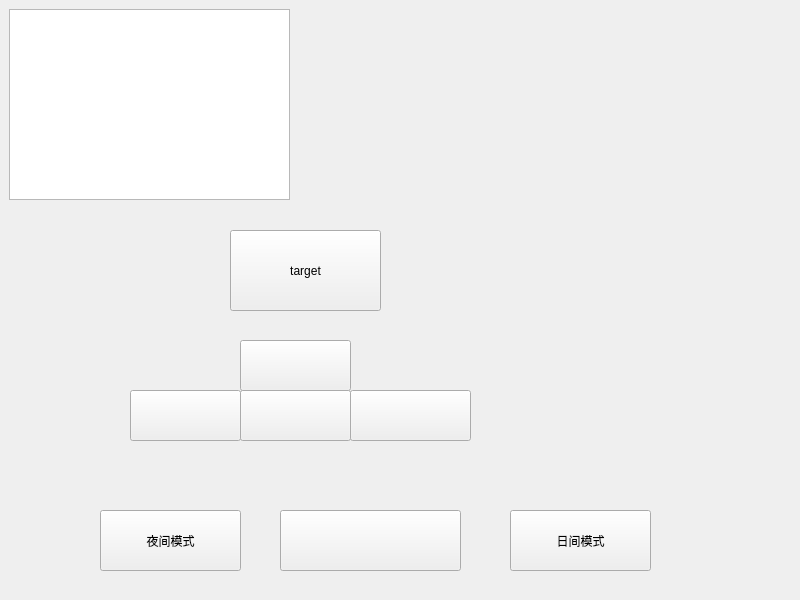
<?xml version="1.0" encoding="UTF-8"?>
<ui version="4.0">
 <class>Widget</class>
 <widget class="QWidget" name="Widget">
  <property name="geometry">
   <rect>
    <x>0</x>
    <y>0</y>
    <width>800</width>
    <height>600</height>
   </rect>
  </property>
  <property name="windowTitle">
   <string>Widget</string>
  </property>
  <widget class="QTextEdit" name="textEdit">
   <property name="geometry">
    <rect>
     <x>9</x>
     <y>9</y>
     <width>281</width>
     <height>191</height>
    </rect>
   </property>
  </widget>
  <widget class="QPushButton" name="pushButton_dark">
   <property name="geometry">
    <rect>
     <x>100</x>
     <y>510</y>
     <width>141</width>
     <height>61</height>
    </rect>
   </property>
   <property name="text">
    <string>夜间模式</string>
   </property>
  </widget>
  <widget class="QPushButton" name="pushButton_light">
   <property name="geometry">
    <rect>
     <x>510</x>
     <y>510</y>
     <width>141</width>
     <height>61</height>
    </rect>
   </property>
   <property name="text">
    <string>日间模式</string>
   </property>
  </widget>
  <widget class="QPushButton" name="pushButton">
   <property name="geometry">
    <rect>
     <x>280</x>
     <y>510</y>
     <width>181</width>
     <height>61</height>
    </rect>
   </property>
   <property name="text">
    <string/>
   </property>
  </widget>
  <widget class="QPushButton" name="pushButton_target">
   <property name="geometry">
    <rect>
     <x>230</x>
     <y>230</y>
     <width>151</width>
     <height>81</height>
    </rect>
   </property>
   <property name="text">
    <string>target</string>
   </property>
  </widget>
  <widget class="QPushButton" name="pushButton_up">
   <property name="geometry">
    <rect>
     <x>240</x>
     <y>340</y>
     <width>111</width>
     <height>51</height>
    </rect>
   </property>
   <property name="text">
    <string/>
   </property>
  </widget>
  <widget class="QPushButton" name="pushButton_left">
   <property name="geometry">
    <rect>
     <x>130</x>
     <y>390</y>
     <width>111</width>
     <height>51</height>
    </rect>
   </property>
   <property name="text">
    <string/>
   </property>
  </widget>
  <widget class="QPushButton" name="pushButton_down">
   <property name="geometry">
    <rect>
     <x>240</x>
     <y>390</y>
     <width>111</width>
     <height>51</height>
    </rect>
   </property>
   <property name="text">
    <string/>
   </property>
  </widget>
  <widget class="QPushButton" name="pushButton_right">
   <property name="geometry">
    <rect>
     <x>350</x>
     <y>390</y>
     <width>121</width>
     <height>51</height>
    </rect>
   </property>
   <property name="text">
    <string/>
   </property>
  </widget>
 </widget>
 <resources/>
 <connections/>
</ui>
